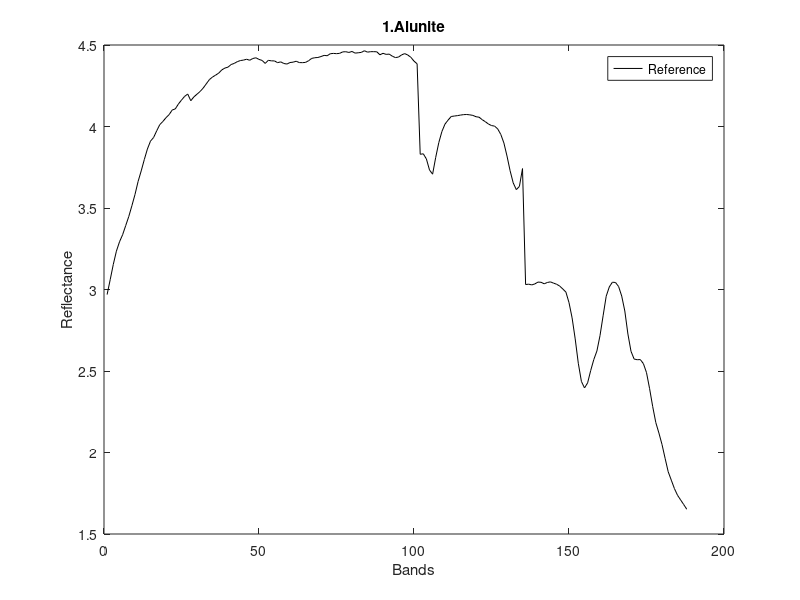

This chart was generated by the following MATLAB code: (Note: this script raises an error after producing the figure.)

clear
clc
load CupriteS1_groundtreth.mat
reference = M;
reference(:,:)=reference(:,:).*5;

figure(1);  % 创建一个新的图形窗口
plot(reference(:, 1), 'k','DisplayName', 'Reference');
    hold on;
    xlabel('Bands');
    ylabel('Reflectance');
    legend;
    title('1.Alunite');

load MODPSO_data.mat
plot(endmember(:, 7) , 'DisplayName', 'MODPSO');
%hold on;
%load IMODPSO_data.mat
%plot(endmember(:, 3) , 'DisplayName', 'IMODPSO');
%hold on;
%load MODE_data.mat
%plot(endmember1(:, 1) , 'DisplayName', 'MODE');
%hold on;
load MYEA_data.mat
plot(endmember(:, 6) , 'DisplayName', 'GL-EA');

figure(2);  % 创建一个新的图形窗口
plot(reference(:, 2), 'k','DisplayName', 'Reference');
    hold on;
    xlabel('Bands');
    ylabel('Reflectance');
    legend;
    title('2.Andradite');

%load MODPSO_data.mat
%plot(endmember(:, 4) , 'DisplayName', 'MODPSO');
%hold on;
load IMODPSO_data.mat
plot(endmember(:, 10) , 'DisplayName', 'IMODPSO');
hold on;
load MODE_data.mat
plot(endmember1(:, 9) , 'DisplayName', 'MODE');
hold on;
load MYEA_data.mat
plot(endmember(:, 11) , 'DisplayName', 'GL-EA');


figure(4);  % 创建一个新的图形窗口
plot(reference(:, 4), 'k','DisplayName', 'Reference');
    hold on;
    xlabel('Bands');
    ylabel('Reflectance');
    legend;
    title('4.Dumortierite');

load MODPSO_data.mat
plot(endmember(:, 4) , 'DisplayName', 'MODPSO');
hold on;
load IMODPSO_data.mat
plot(endmember(:, 6) , 'DisplayName', 'IMODPSO');
hold on;
load MODE_data.mat
plot(endmember1(:, 9) , 'DisplayName', 'MODE');
hold on;
load MYEA_data.mat
plot(endmember(:, 10) , 'DisplayName', 'GL-EA');

figure(5);  % 创建一个新的图形窗口
plot(reference(:, 5), 'k','DisplayName', 'Reference');
    hold on;
    xlabel('Bands');
    ylabel('Reflectance');
    legend;
    title('5.Kaolinite_1');

load MODPSO_data.mat
plot(endmember(:, 3) , 'DisplayName', 'MODPSO');
hold on;
%load IMODPSO_data.mat
%plot(endmember(:, 3) , 'DisplayName', 'IMODPSO');
%hold on;
load MODE_data.mat
plot(endmember1(:, 5) , 'DisplayName', 'MODE');
hold on;
%load MYEA_data.mat
%plot(endmember(:, 1) , 'DisplayName', 'GL-EA');

figure(6);  % 创建一个新的图形窗口
plot(reference(:, 6), 'k','DisplayName', 'Reference');
    hold on;
    xlabel('Bands');
    ylabel('Reflectance');
    legend;
    title('6.Kaolinite_2');

load MODPSO_data.mat
plot(endmember(:, 7) , 'DisplayName', 'MODPSO');
hold on;
load IMODPSO_data.mat
plot(endmember(:, 9) , 'DisplayName', 'IMODPSO');
hold on;
load MODE_data.mat
plot(endmember1(:, 7) , 'DisplayName', 'MODE');
hold on;
load MYEA_data.mat
plot(endmember(:, 8) , 'DisplayName', 'GL-EA');


figure(8);  % 创建一个新的图形窗口
plot(reference(:, 8), 'k','DisplayName', 'Reference');
    hold on;
    xlabel('Bands');
    ylabel('Reflectance');
    legend;
    title('8.Montmorillonite');

load MODPSO_data.mat
plot(endmember(:, 11) , 'DisplayName', 'MODPSO');
hold on;
load IMODPSO_data.mat
plot(endmember(:, 12) , 'DisplayName', 'IMODPSO');
hold on;
load MODE_data.mat
plot(endmember1(:, 9) , 'DisplayName', 'MODE');
hold on;
load MYEA_data.mat
plot(endmember(:, 9) , 'DisplayName', 'GL-EA');

figure(9);  % 创建一个新的图形窗口
plot(reference(:, 9), 'k','DisplayName', 'Reference');
    hold on;
    xlabel('Bands');
    ylabel('Reflectance');
    legend;
    title('9.Nontronite');

load MODPSO_data.mat
plot(endmember(:, 2) , 'DisplayName', 'MODPSO');
hold on;
load IMODPSO_data.mat
plot(endmember(:, 1) , 'DisplayName', 'IMODPSO');
hold on;
load MODE_data.mat
plot(endmember1(:, 4) , 'DisplayName', 'MODE');
hold on;
load MYEA_data.mat
plot(endmember(:, 4) , 'DisplayName', 'GL-EA');

figure(10);  % 创建一个新的图形窗口
plot(reference(:, 10), 'k','DisplayName', 'Reference');
    hold on;
    xlabel('Bands');
    ylabel('Reflectance');
    legend;
    title('10.Pyrope');

load MODPSO_data.mat
plot(endmember(:, 3) , 'DisplayName', 'MODPSO');
hold on;
%load IMODPSO_data.mat
%plot(endmember(:, 3) , 'DisplayName', 'IMODPSO');
%hold on;
load MODE_data.mat
plot(endmember1(:, 5) , 'DisplayName', 'MODE');
hold on;
load MYEA_data.mat
plot(endmember(:, 2) , 'DisplayName', 'GL-EA');

figure(11);  % 创建一个新的图形窗口
plot(reference(:, 11), 'k','DisplayName', 'Reference');
    hold on;
    xlabel('Bands');
    ylabel('Reflectance');
    legend;
    title('11.Sphene');

%load MODPSO_data.mat
%plot(endmember(:, 1) , 'DisplayName', 'MODPSO');
%hold on;
load IMODPSO_data.mat
plot(endmember(:, 1) , 'DisplayName', 'IMODPSO');
%hold on;
%load MODE_data.mat
%plot(endmember1(:, 1) , 'DisplayName', 'MODE');
%hold on;
%load MYEA_data.mat
%plot(endmember(:, 1) , 'DisplayName', 'GL-EA');

figure(12);  % 创建一个新的图形窗口
plot(reference(:, 12), 'k','DisplayName', 'Reference');
    hold on;
    xlabel('Bands');
    ylabel('Reflectance');
    legend;
    title('12.Chalcedony');

load MODPSO_data.mat
plot(endmember(:, 9) , 'DisplayName', 'MODPSO');
hold on;
load IMODPSO_data.mat
plot(endmember(:, 3) , 'DisplayName', 'IMODPSO');
hold on;
load MODE_data.mat
plot(endmember1(:, 1) , 'DisplayName', 'MODE');
hold on;
load MYEA_data.mat
plot(endmember(:, 5) , 'DisplayName', 'GL-EA');
